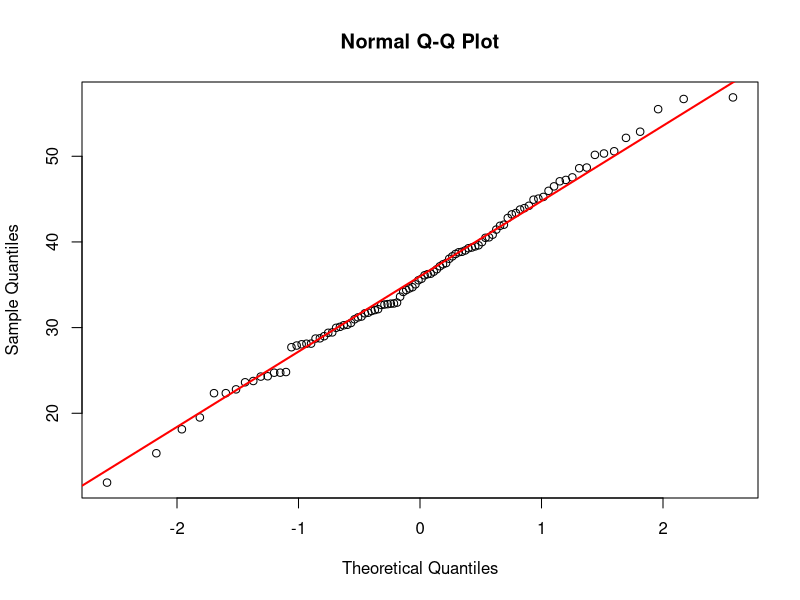

This chart was generated by the following R code: (Note: this script raises an error after producing the figure.)
### Generalised Linear Models

# Requirements:
# Generalized Linear Models (GLMs) are a type of regression model, but they extend the standard linear regression to handle a wider range of data types and distributions
# Use when your dependent (response) variable does not follow a normal distribution (e.g., binary outcomes, counts, or skewed continuous data)
# Use a GLM if your dependent variable is:
#  Binary (e.g., yes/no outcomes → Logistic Regression)
#  Counts (e.g., number of defects → Poisson Regression)
#  Proportions (e.g., percentage of successes → Binomial Model)
#  Skewed Continuous (e.g., positive-only data → Gamma Model)

####                            Libraries                                       ####

# Load necessary libraries

library(ggplot2)
library(car)

####                     Create example dataset                                 ####

# Set seed for reproducibility

set.seed(123)

# Generate a dataset with 100 observations

dataset <- data.frame(
  age = rnorm(100, mean = 35, sd = 10),      # Age (normally distributed)
  income = rnorm(100, mean = 50000, sd = 15000),  # Income (normally distributed)
  purchase = rbinom(100, 1, prob = 0.5)      # Purchase (Binary: 0 or 1)
)


####                      Determine required GLM                                ####

# If dependent variable is normally distributed, use regular linear regression

# Normality check (Shapiro-Wilk Test):
shapiro.test(dataset$income) # If p<0.05, variable is not normally distributed

# Normality check (Q-Q Plot)
qqnorm(dataset$age)
qqline(dataset$age, col = "red", lwd = 2)  # Should follow the line if normally distributed

# If dependent variable is not normally distributed and binary, use Binomial
# If dependent variable is not normally distributed and count data, use Poisson


####                        Run required GLM                                    ####

# glm(independent ~ dependent + dependent, dataset, glm family)

### Gaussian - Continuous, but not normal

model <- glm(purchase ~ age + income, data = dataset, family = gaussian(link = "identity"))


### Binomial - Binary (0/1, Yes/No, Success/Fail)

model <- glm(purchase ~ age + income, data = dataset, family = binomial(link = "logit"))

### Poisson - Count Data (0,1,2,3… Events per Time Unit)

model <- glm(purchase ~ age + income, data = dataset, family = poisson(link = "log"))

### Quasi-Poisson - Overdispersed Count Data	 

model <- glm(purchase ~ age + income, data = dataset, family = quasipoisson(link = "log"))

### Gamma - Skewed Positive Continuous Data (Time, Cost)

model <- glm(purchase ~ age + income, data = dataset, family = Gamma(link = "inverse"))


####                  View and interpret model summary                          ####


# Key Points to Focus On:
#  Statistical significance of predictors: Look for p-values below 0.05 to identify significant variables.
#  Model fit: Check the difference between null and residual deviance to understand how well your model fits the data.
#  AIC: Compare AIC values across different models to see which fits best.
#  Residuals: Ensure residuals are evenly spread around zero and check for any patterns that suggest model problems.

# Retrieve model summary

summary(model)

# Intercept: when independents are zero
# Estimate: difference in dependent following an idependent unit change of one
# t-values: ratio of the coefficient estimate to the standard error. A higher t-value suggests the predictor is more likely to have a significant effect.
# p-value: tests the null hypothesis that the coefficient is zero (no effect). A p-value less than 0.05 typically indicates that the predictor is statistically significant.
# Null deviance: the deviance of the model with just the intercept (no predictors).
# Residual deviance: deviance of the fitted model with predictors included.
# AIC: AIC is a measure that balances model fit and complexity. Lower AIC values indicate a better-fitting model.


# Plot residuals
plot(model$residuals)

# Residuals: If residuals have a non-random pattern, it suggests model misfit (for example, non-linearity, heteroscedasticity, or omitted variables).
# Ideally, residuals should be scattered randomly around zero without any systematic patterns. If there’s a clear pattern (e.g., a curve or a trend), it suggests that the model is not properly capturing the relationship.
# The residuals should be symmetrically distributed around zero. If they are skewed, it could indicate that the model's assumptions (e.g., normality) are violated.
